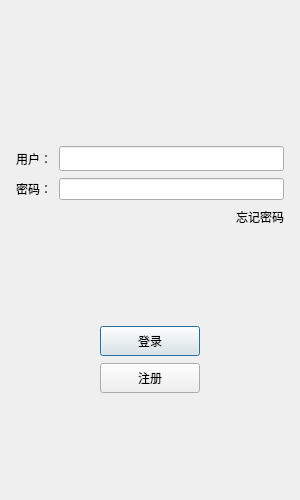
<?xml version="1.0" encoding="UTF-8"?>
<ui version="4.0">
 <class>LoginDialog</class>
 <widget class="QDialog" name="LoginDialog">
  <property name="geometry">
   <rect>
    <x>0</x>
    <y>0</y>
    <width>300</width>
    <height>500</height>
   </rect>
  </property>
  <property name="minimumSize">
   <size>
    <width>300</width>
    <height>500</height>
   </size>
  </property>
  <property name="maximumSize">
   <size>
    <width>300</width>
    <height>500</height>
   </size>
  </property>
  <property name="windowTitle">
   <string>Dialog</string>
  </property>
  <layout class="QVBoxLayout" name="verticalLayout_2">
   <item>
    <layout class="QVBoxLayout" name="verticalLayout">
     <property name="spacing">
      <number>7</number>
     </property>
     <property name="leftMargin">
      <number>5</number>
     </property>
     <property name="topMargin">
      <number>5</number>
     </property>
     <property name="rightMargin">
      <number>5</number>
     </property>
     <property name="bottomMargin">
      <number>5</number>
     </property>
     <item>
      <widget class="QWidget" name="widget" native="true">
       <layout class="QGridLayout" name="gridLayout">
        <item row="0" column="0">
         <widget class="QLabel" name="label">
          <property name="text">
           <string/>
          </property>
          <property name="pixmap">
           <pixmap resource="rc.qrc">:/res/ico1.png</pixmap>
          </property>
          <property name="alignment">
           <set>Qt::AlignmentFlag::AlignCenter</set>
          </property>
         </widget>
        </item>
       </layout>
      </widget>
     </item>
     <item>
      <spacer name="verticalSpacer">
       <property name="orientation">
        <enum>Qt::Orientation::Vertical</enum>
       </property>
       <property name="sizeHint" stdset="0">
        <size>
         <width>20</width>
         <height>40</height>
        </size>
       </property>
      </spacer>
     </item>
     <item>
      <layout class="QHBoxLayout" name="horizontalLayout">
       <item>
        <widget class="QLabel" name="user_label">
         <property name="text">
          <string>用户：</string>
         </property>
        </widget>
       </item>
       <item>
        <widget class="QLineEdit" name="lineEdit">
         <property name="minimumSize">
          <size>
           <width>0</width>
           <height>25</height>
          </size>
         </property>
         <property name="maximumSize">
          <size>
           <width>16777215</width>
           <height>25</height>
          </size>
         </property>
        </widget>
       </item>
      </layout>
     </item>
     <item>
      <layout class="QHBoxLayout" name="horizontalLayout_2">
       <item>
        <widget class="QLabel" name="pass_label">
         <property name="maximumSize">
          <size>
           <width>16777215</width>
           <height>25</height>
          </size>
         </property>
         <property name="text">
          <string>密码：</string>
         </property>
        </widget>
       </item>
       <item>
        <widget class="QLineEdit" name="pass_edit">
         <property name="maximumSize">
          <size>
           <width>16777215</width>
           <height>25</height>
          </size>
         </property>
        </widget>
       </item>
      </layout>
     </item>
     <item>
      <layout class="QHBoxLayout" name="horizontalLayout_3">
       <item>
        <spacer name="horizontalSpacer">
         <property name="orientation">
          <enum>Qt::Orientation::Horizontal</enum>
         </property>
         <property name="sizeHint" stdset="0">
          <size>
           <width>40</width>
           <height>20</height>
          </size>
         </property>
        </spacer>
       </item>
       <item>
        <widget class="QLabel" name="forget_label">
         <property name="maximumSize">
          <size>
           <width>16777215</width>
           <height>25</height>
          </size>
         </property>
         <property name="text">
          <string>忘记密码</string>
         </property>
        </widget>
       </item>
      </layout>
     </item>
     <item>
      <spacer name="verticalSpacer_2">
       <property name="orientation">
        <enum>Qt::Orientation::Vertical</enum>
       </property>
       <property name="sizeHint" stdset="0">
        <size>
         <width>20</width>
         <height>40</height>
        </size>
       </property>
      </spacer>
     </item>
     <item>
      <layout class="QHBoxLayout" name="horizontalLayout_4">
       <item>
        <spacer name="horizontalSpacer_3">
         <property name="orientation">
          <enum>Qt::Orientation::Horizontal</enum>
         </property>
         <property name="sizeHint" stdset="0">
          <size>
           <width>40</width>
           <height>20</height>
          </size>
         </property>
        </spacer>
       </item>
       <item>
        <widget class="QPushButton" name="btn">
         <property name="minimumSize">
          <size>
           <width>100</width>
           <height>30</height>
          </size>
         </property>
         <property name="maximumSize">
          <size>
           <width>100</width>
           <height>30</height>
          </size>
         </property>
         <property name="text">
          <string>登录</string>
         </property>
        </widget>
       </item>
       <item>
        <spacer name="horizontalSpacer_2">
         <property name="orientation">
          <enum>Qt::Orientation::Horizontal</enum>
         </property>
         <property name="sizeHint" stdset="0">
          <size>
           <width>40</width>
           <height>20</height>
          </size>
         </property>
        </spacer>
       </item>
      </layout>
     </item>
     <item>
      <layout class="QHBoxLayout" name="horizontalLayout_5">
       <item>
        <spacer name="horizontalSpacer_4">
         <property name="orientation">
          <enum>Qt::Orientation::Horizontal</enum>
         </property>
         <property name="sizeHint" stdset="0">
          <size>
           <width>40</width>
           <height>20</height>
          </size>
         </property>
        </spacer>
       </item>
       <item>
        <widget class="QPushButton" name="reg_btn">
         <property name="minimumSize">
          <size>
           <width>100</width>
           <height>30</height>
          </size>
         </property>
         <property name="text">
          <string>注册</string>
         </property>
        </widget>
       </item>
       <item>
        <spacer name="horizontalSpacer_5">
         <property name="orientation">
          <enum>Qt::Orientation::Horizontal</enum>
         </property>
         <property name="sizeHint" stdset="0">
          <size>
           <width>40</width>
           <height>20</height>
          </size>
         </property>
        </spacer>
       </item>
      </layout>
     </item>
     <item>
      <spacer name="verticalSpacer_3">
       <property name="orientation">
        <enum>Qt::Orientation::Vertical</enum>
       </property>
       <property name="sizeHint" stdset="0">
        <size>
         <width>20</width>
         <height>40</height>
        </size>
       </property>
      </spacer>
     </item>
    </layout>
   </item>
  </layout>
 </widget>
 <resources>
  <include location="rc.qrc"/>
 </resources>
 <connections/>
</ui>
